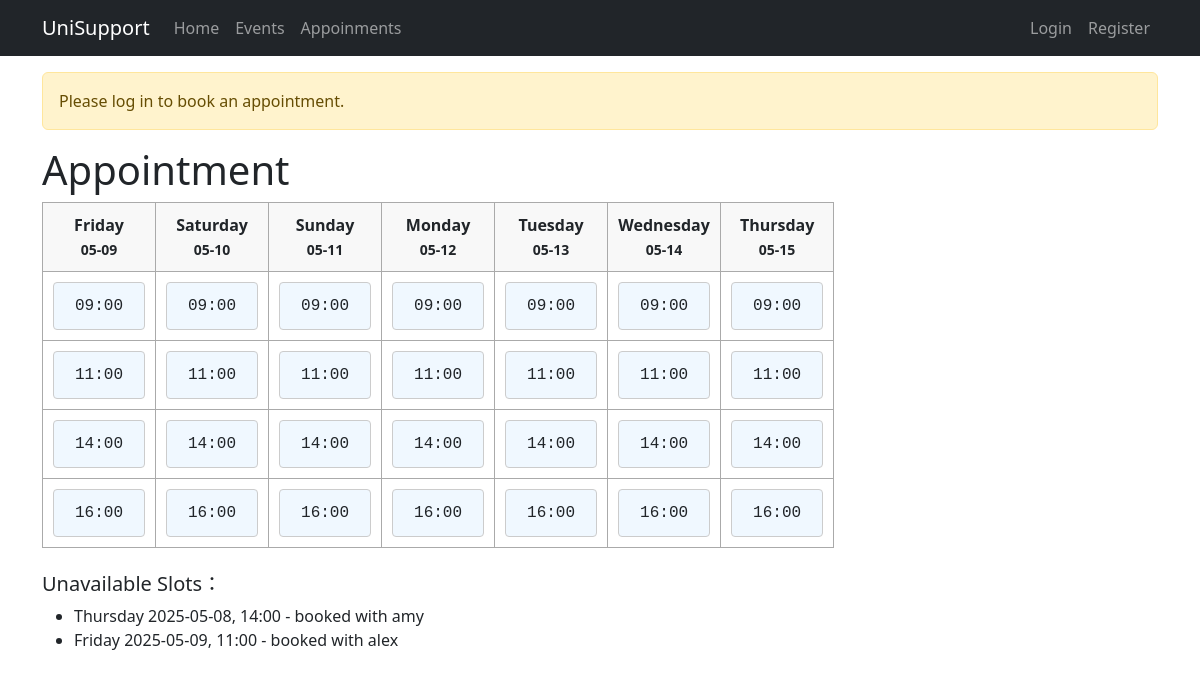
The page /booking on the database its author committed.
### app/models.py (models this page shows)
class Appointment(db.Model):
    __tablename__ = 'appointments'
    new_id: so.Mapped[int] = so.mapped_column(primary_key=True)
    id: so.Mapped[int] = so.mapped_column(sa.String(64))
    date: so.Mapped[str] = so.mapped_column(sa.String(64))
    weekday: so.Mapped[str] = so.mapped_column(sa.String(16))
    slot: so.Mapped[str] = so.mapped_column(sa.String(64))
    user_id: so.Mapped[int] = so.mapped_column(ForeignKey('users.id'), index=True, unique=True)
    user: so.Mapped['User'] = relationship(back_populates='appointments')
    user_name: so.Mapped[str] = so.mapped_column(sa.String(64))

### app/views.py (the view, shortened to what this page needs)
@app.route("/booking", methods=['GET', 'POST'])
def booking():
    form = ChooseForm()
    schedule = generate_schedule()
    unavailable_slots = check_availability()
    q = db.select(Psychologist).where(Psychologist.availability == "Available")
    list_of_psychologists = db.session.scalars(q)
    if not current_user.is_authenticated:
        flash("Please log in to book an appointment.", "warning")
        return render_template('appointment.html', title='Appointment', schedule=schedule, form=form, unavailable_slots=unavailable_slots)

### app/views.py (called while the page is built)
def generate_schedule():
    today = datetime.datetime.today().date()
    slots_per_day = ["09:00", "11:00", "14:00", "16:00"]
    schedule = []
    for i in range(7):
        date = today + datetime.timedelta(days=i)
        schedule.append({
            "weekday": date.strftime("%A"),
            "date": date.strftime("%m-%d"),
            "slots": slots_per_day
        })
    return schedule

def check_availability():
    q = db.select(Appointment).order_by(Appointment.date, Appointment.slot)
    unavailable_slots = db.session.scalars(q).all()
    return unavailable_slots

### app/templates/appointment.html (shortened to what this page needs)
{% extends "base.html" %}
{% import "bootstrap_wtf.html" as wtf %}
{% block content %}
<h1>Appointment</h1>
<div>
<table>
    <thead>
        <tr>
            {% for day in schedule %}
                <th>
                    {{ day.weekday }}<br>
                    <small>{{ day.date }}</small>
                </th>
            {% endfor %}
        </tr>
    </thead>
    {% for i in range(schedule[0].slots|length) %}
    <tr>
        {% for j in range(schedule|length) %}
            {% set slot = schedule[j].slots[i] %}
            {% set slot_id = j ~ '-' ~ i %}
            <td>
                <div class="slot">
                    <form action="{{ url_for('booking') }}" method="post">
                        <button type="submit"
                            class="w-100 text-start btn">
                            <div>
                                {{ slot }}
                            </div>
                        </button>
                    </form>
                </div>
            </td>
        {% endfor %}
    </tr>
    {% endfor %}
</table>
</div>
<div class="mt-4">
    <h5>Unavailable Slots：</h5>
    {% if unavailable_slots %}
    <div>
        <ul>
            {% for appo in unavailable_slots %}
                <li>{{ appo.weekday }} {{ appo.date }}, {{ appo.slot }} - booked with {{appo.user_name}}</li>
            {% endfor %}
        </ul>
    </div>
{% endif %}
</div>
{% endblock %}

### app/templates/appointment.html (style rules this page uses)
th, td { border: 1px solid #aaaaaa; padding: 10px; text-align: center; vertical-align: middle; word-wrap: break-word; }
th { background-color: #f8f8f8; }
.slot { padding: 4px 8px; background-color: #f0f8ff; border: 1px solid #cccccc; font-family: monospace; font-size: 12px; border-radius: 4px; width: 100%; box-sizing: border-box; }

### rows shown on the page
Appointment: weekday "Thursday", date "2025-05-08", slot "14:00", user_name "amy"
Appointment: weekday "Friday", date "2025-05-09", slot "11:00", user_name "alex"

### other values the page prints
{{ message }} "Please log in to book an appointment."
{{ day.weekday }} "Friday" "Saturday" "Sunday" "Monday" "Tuesday" "Wednesday" "Thursday"
{{ day.date }} "05-09" "05-10" "05-11" "05-12" "05-13" "05-14" "05-15"
{{ slot }} "09:00" "09:00" "09:00" "09:00" "09:00" "09:00" "09:00" "11:00" "11:00" "11:00" "11:00" "11:00" "11:00" "11:00" "14:00" "14:00" "14:00" "14:00" "14:00" "14:00" "14:00" "16:00" "16:00" "16:00" "16:00" "16:00" "16:00" "16:00"
